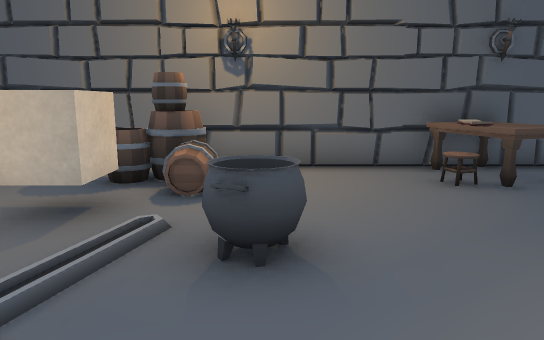
view 1 (above)

12 first-person views from a walk through a scene from a Unity 3-D project. The camera is 1.3 m above the floor, tilts 10° down and sees 70° across. Doors are open. The floor is counted in squares, 1 m on a side. Each view is taken from the middle of a square. On the plan, view 1 faces up. The plan holds only what a view shows up to about 16 squares ahead; the rest is blank. The place goes on beyond the plan. The player is left out. Some surface patterns are stand-ins.

view 2
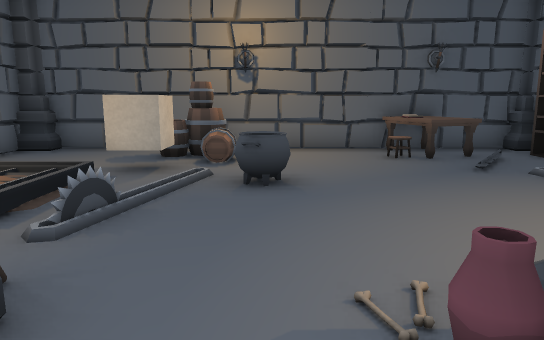

view 3
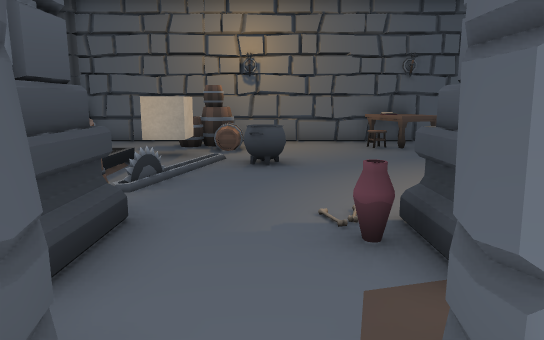

view 4
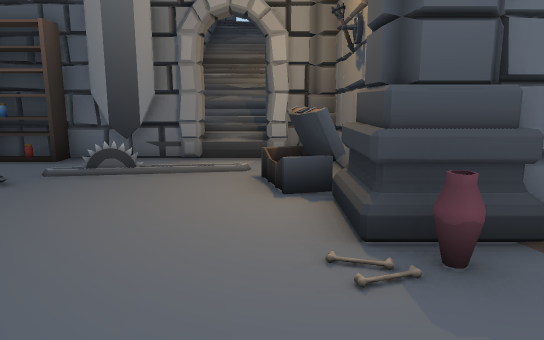

view 5
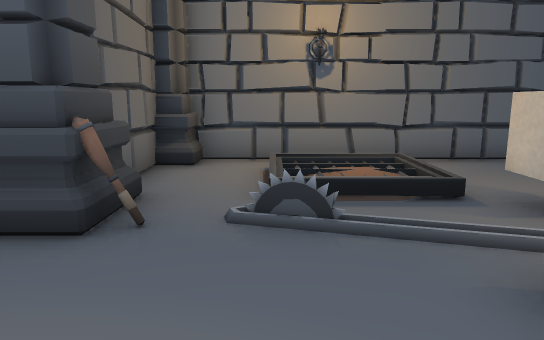

view 6
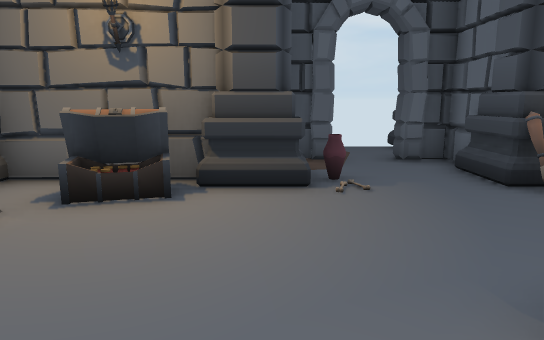

view 7
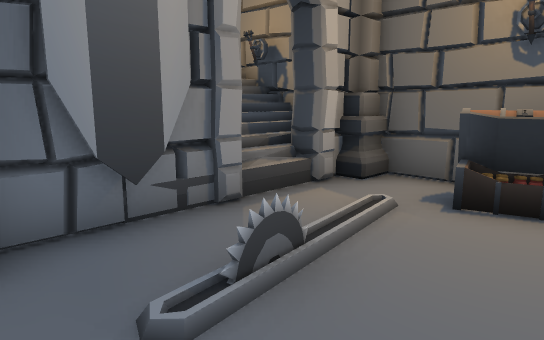

view 8
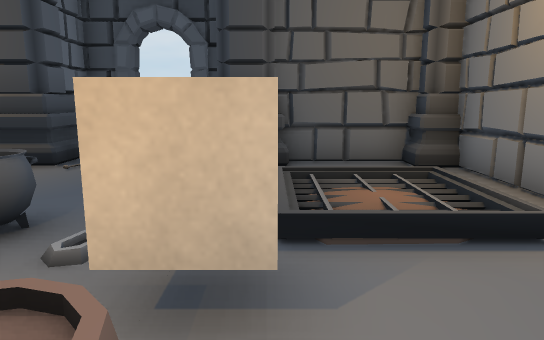

view 9
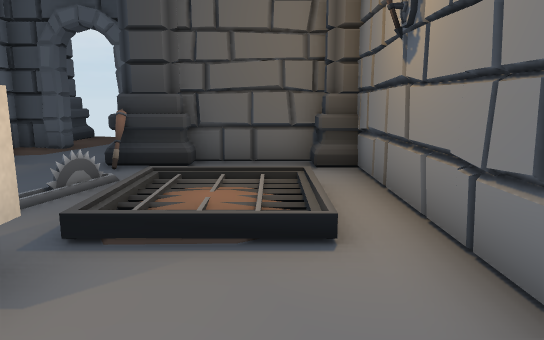

view 10
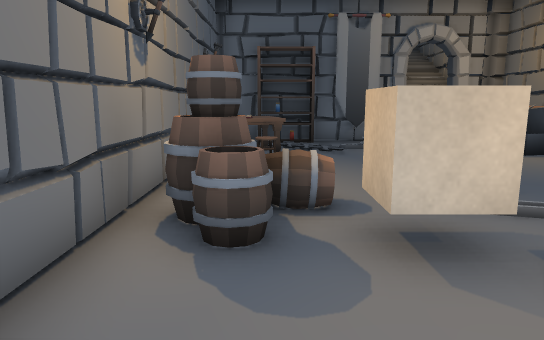

view 11
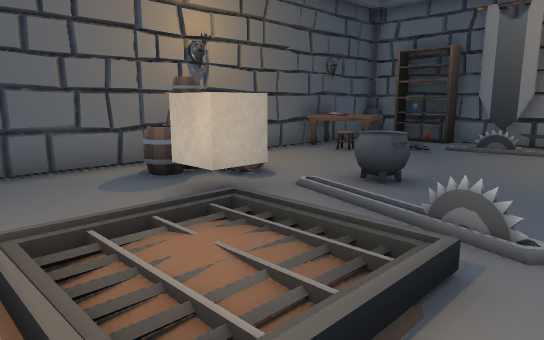

view 12
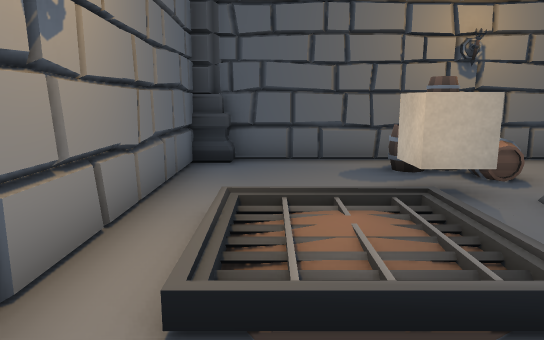

### Floor plan
Key: @ floor where view 1 was taken; # wall or solid block; . floor; / step, stairs or slope; D open door; B barrel; T table; C cube; A cauldron; L column; S shelf; P pot; O other object.
Columns run from 7 left of view 1 to 7 right of it. Each row starts with its distance up from view 1.
  8 ###############
  7 #L...BB...OOT##
  6 #...BBB...OTTOS
  5 #...CCB....//SO
  4 #...CC.A...// #
  3 #./ //.A....O #
  2 #.  //........#
  1 #.////........#
  0 #......@...OODD
 -1 #L..LL..PLLOO##
 -2 ######...#####
 -3      #...#
 -4      #DD##
 -5       .. #
 -6       .. #L
 -7          LL

Positions as (right, up) in squares from view 1, and headings:
1: (0, 0), facing up
2: (0, -3), facing up
3: (0, -5), facing up
4: (-2, 0), facing right
5: (2, 1), facing left
6: (2, 5), facing down
7: (3, 5), facing down-right
8: (-3, 7), facing down
9: (-5, 7), facing down
10: (-6, 6), facing right
11: (-6, 0), facing up-right
12: (-5, -1), facing up
